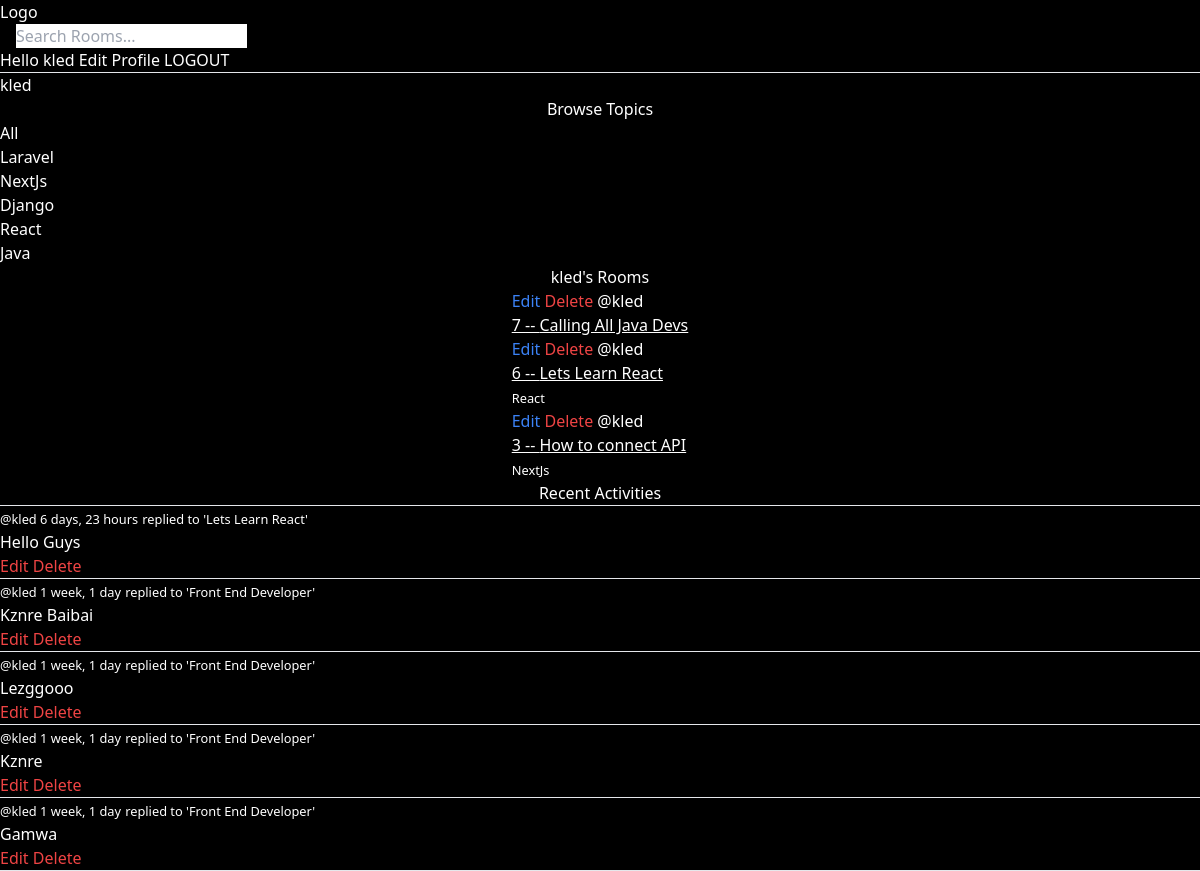
Before: /profile/2/ (signed in) with the older database file.
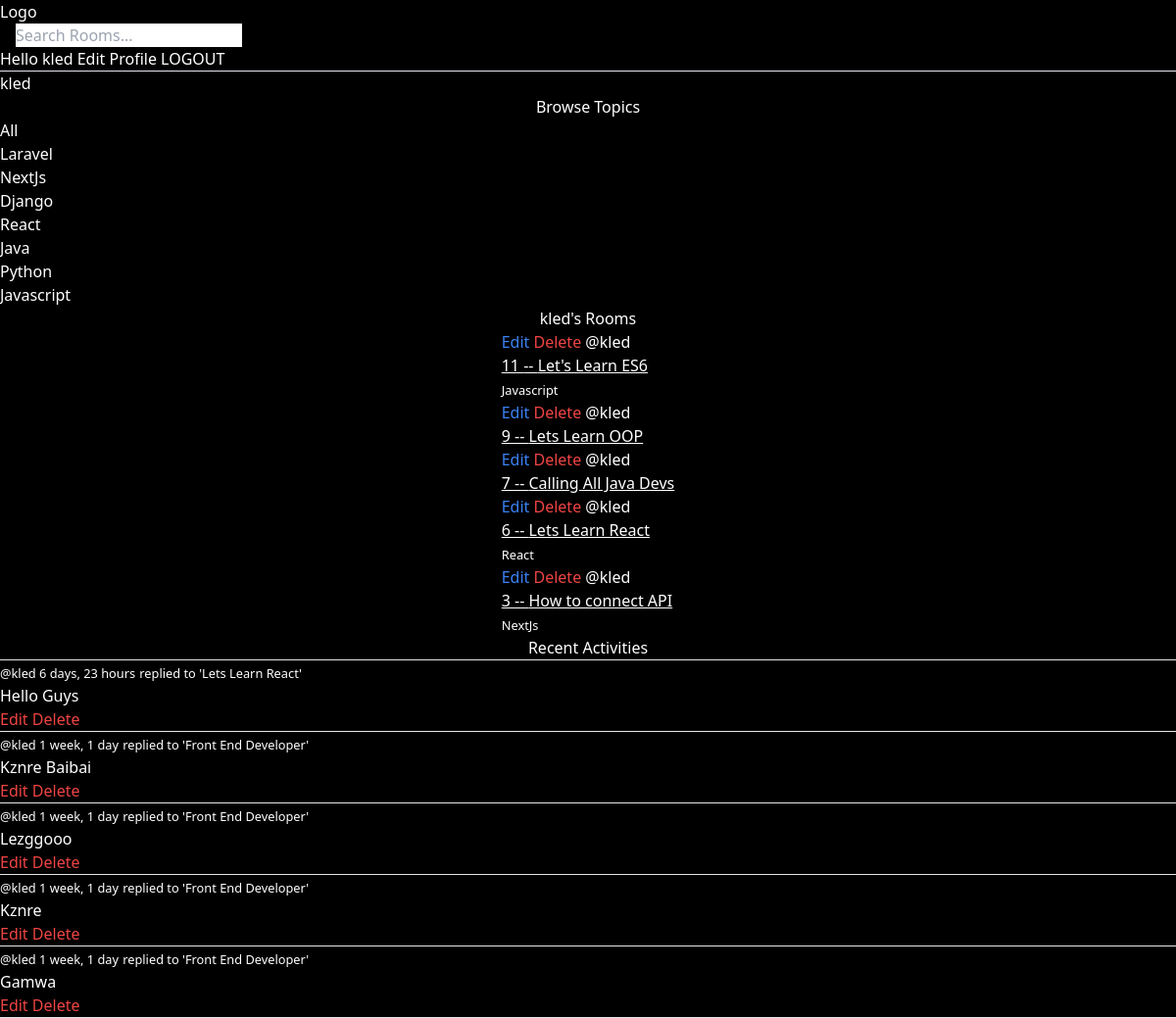
After: the same page with the newer database file.
### base/models.py (models this page shows)
class Topic(models.Model):
    name = models.CharField(max_length=200)
    def __str__(self):
        return self.name

class Room(models.Model):
    host = models.ForeignKey(User, on_delete=models.SET_NULL, null=True)
    topic = models.ForeignKey(Topic, on_delete=models.SET_NULL, null=True)
    name = models.CharField(max_length=200)
    description = models.TextField(null=True, blank=True)
    participants = models.ManyToManyField(User, related_name='participants', blank=True)
    updated = models.DateTimeField(auto_now=True)
    created = models.DateTimeField(auto_now_add=True)
    class Meta:
        ordering = ['-updated', '-created']
    def __str__(self):
        return self.name

class Message(models.Model):
    user = models.ForeignKey(User, on_delete=models.CASCADE)
    room = models.ForeignKey(Room, on_delete=models.CASCADE)
    body = models.TextField()
    updated = models.DateTimeField(auto_now=True)
    created = models.DateTimeField(auto_now_add=True)
    class Meta:
        ordering = ['-updated', '-created']
    def __str__(self):
        return self.body[0:50]

### base/views.py (the view)
# urls.py: path('profile/<str:pk>/', views.userProfile, name='profile'),
@login_required(login_url='login')
def userProfile(request, pk):
    user = User.objects.get(id=pk)
    rooms = user.room_set.all()
    room_messages = user.message_set.all()
    topics = Topic.objects.all()
    context= {'user': user, 'rooms': rooms, 'topics': topics, 'room_messages': room_messages}
    return render(request, 'base/profile.html', context)

### base/templates/base/profile.html
{% extends "main.html" %} {% block content %}
<h1>{{user.username}}</h1>
<div>
  <div>{%include 'base/topics_component.html'%}</div>
  <h2 class="text-center">{{user.username}}'s Rooms</h2>
  <div class="flex items-center justify-center">
    {%include 'base/feed_component.html'%}
  </div>
  <div>{%include 'base/activity_component.html'%}</div>
</div>
{% endblock content %}

### templates/main.html (shortened to what this page needs)
<!DOCTYPE html>
{% load static %}
<html lang="en">
  <head>
    <script src="https://cdn.tailwindcss.com"></script>
    <link
      rel="stylesheet"
      type="text/css"
      media="screen"
      href="{% static 'main.css' %}"
    />
  </head>
  <body class="bg-black text-white">
    <nav>{% include 'navbar.html' %}</nav>
     {% block content%} {%endblock%}
  </body>
</html>

### templates/navbar.html
<a href="/">
  <h1>Logo</h1>
</a>
<form action="" method="GET" action="{% url 'home' %}" class="text-black mx-4">
  <input type="text" name="q" id="q" placeholder="Search Rooms..." />
</form>
{% if request.user.is_authenticated %}
<a href="{% url 'profile' request.user.id %}"
  >Hello {{request.user.username}}</a
>
<a href="{%url 'update-user' %}"> Edit Profile</a>
<a href="{% url 'logout' %}">LOGOUT</a>
{% else %}
<a href="{% url 'login' %}">LOGIN</a>
{% endif %}
<hr />

### base/templates/base/topics_component.html
<h3 class="text-center">Browse Topics</h3>
<div>
  <div>
    <a href="{% url 'home' %}">All</a>
  </div>
  {% for topic in topics%}
  <div>
    <a href="{% url 'home' %}?q={{topic.name}}">{{topic}}</a>
  </div>
  {% endfor %}
</div>

### base/templates/base/feed_component.html (shortened to what this page needs)
<div>
  {% if rooms%} {% for room in rooms %}
  <div>
    {% if request.user == room.host %}
    <a href="{% url 'update-room' room.id %}" class="text-blue-500">Edit</a>
    <a href="{% url 'delete-room' room.id %}" class="text-red-500">Delete</a>
    {% endif %}
    <a href="{%url 'profile' room.host.id%}">@{{room.host.username}}</a>
    <a href="{% url 'room' room.id %}" class="underline">
      <h3>{{room.id}} -- {{room.name}}</h3>
    </a>
    <small>{{room.topic.name}}</small>
  </div>
  {% endfor %} {%endif%}
</div>

### base/templates/base/activity_component.html
<h5 class="text-center">Recent Activities</h5>
<hr />
{% for message in room_messages %}
<div>
  <small
    ><a href="{% url 'profile' message.user.id%}">@{{message.user}}</a>
    {{message.created|timesince}}</small
  >
  <small>replied to '{{message.room}}'</small>
  <p>{{message}}</p>
  {% if request.user == message.user %}
  <a href="{% url 'update-message' message.id %}" class="text-red-500">Edit</a>
  <a href="{% url 'delete-message' message.id %}" class="text-red-500"
    >Delete</a
  >
  {% endif %}
  <hr />
</div>
{%endfor%}

### static/main.css (style rules this page uses)
body { background-color: red; }

Changed rows visible on the page:
added Topic: name "Python"
added Topic: name "Javascript"
added Room: shows "Edit", host.username "kled", id "11", name "Let's Learn ES6", topic.name "Javascript"
added Room: shows "Edit", host.username "kled", id "9", name "Lets Learn OOP"
